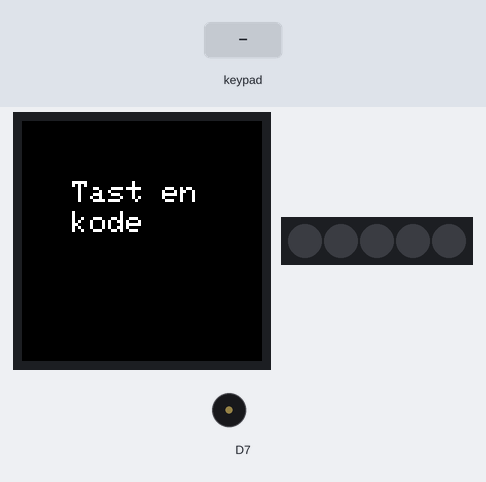
Bench run of a sketch on a simulated Arduino MKR. On the bench: 240×240 colour display, 5 RGB LEDs in strip order, left to right, buzzer (waves = sounding). Inputs (shaded band) come from the test bench. WiFi joins after 1.5 s; servers stay silent unless stated; no MQTT or app messages arrive unless stated; what the sketch prints to the serial monitor is not drawn.

Above: at 3.0 s.
3.1 s: keypad keys 0 1 2 3 4 pressed 1.097 s apart
At 4.9 s:
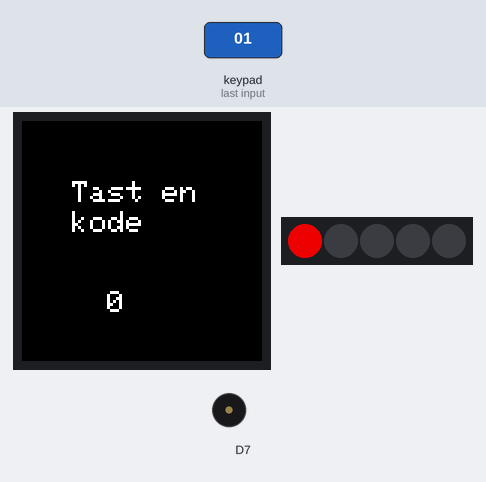
11.8 s: key '1' pressed
At 12.7 s:
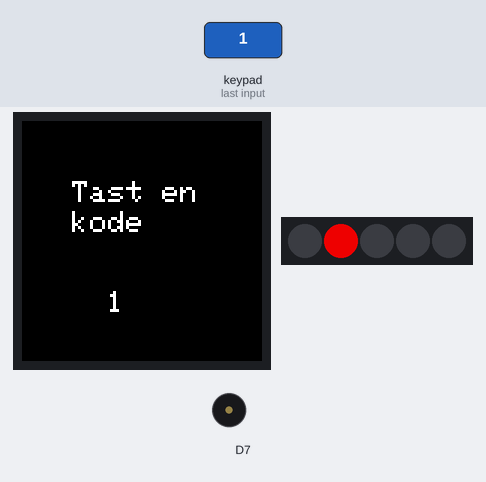
13.6 s: keypad keys 0 1 2 3 4 pressed 1.097 s apart
At 18.3 s:
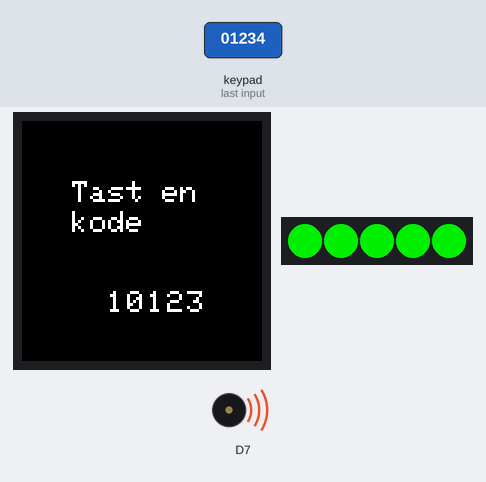
20.5 s: key '0' pressed
At 21.7 s:
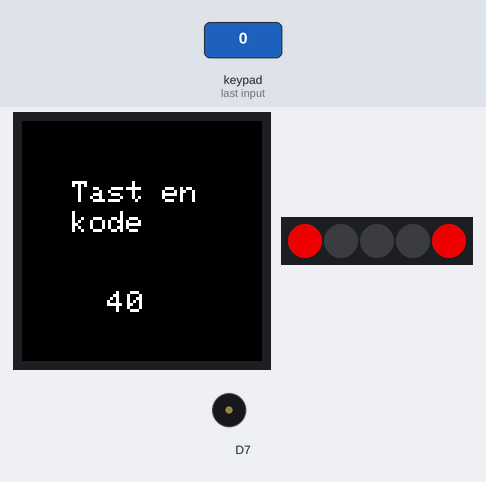
Timing chart, 0 to 23.5 s (numbered marks = the images above; inputs shaded):
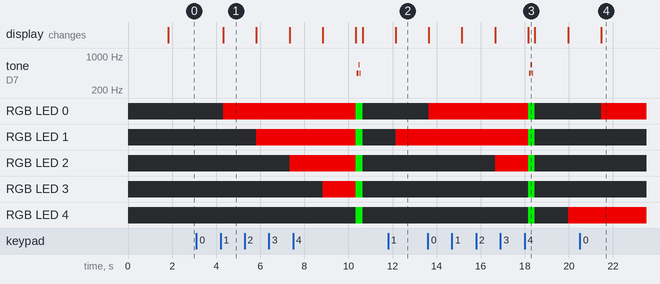

The sketch:

showCase_BTN.ino
```cpp
/* Libray includes */
#include <Arduino_MKRIoTCarrier.h>
#include <WiFiNINA.h>
#include <ArduinoJson.h>
#include <ArduinoMqttClient.h>

/* Document includes */
#include "visuals.h"
#include "pitches.h"
#include "arduino_secrets.h"

/* Init */
MKRIoTCarrier carrier;
WiFiSSLClient WiFiSSLClient;
MqttClient mqttClient(WiFiSSLClient);

/* Farver variabler */
uint32_t colorRed = carrier.leds.Color(200, 0, 0);
uint32_t colorGreen = carrier.leds.Color(0, 200, 0);
uint32_t colorBlue = carrier.leds.Color(0, 0, 200);


/* MQTT  VARIABLER */
const char broker[] = "c2e79bd864f242dea67ba553e17b7e22.s2.eu.hivemq.cloud";
int        port     = 8883;
const char topic[]  = "Kim";

/* Tidsvariabler til at sende data */
const long interval = 1000;
unsigned long previousMillis = 0;

/* Json variable */
String json;
StaticJsonDocument<200> doc;


/* Melodi variable */
int finalMelody[] = {
  NOTE_A4,-4, NOTE_A4,-4, NOTE_A4,16, NOTE_A4,16, NOTE_A4,16, NOTE_A4,16, NOTE_F4,8, REST,8,
  NOTE_A4,-4, NOTE_A4,-4, NOTE_A4,16, NOTE_A4,16, NOTE_A4,16, NOTE_A4,16, NOTE_F4,8, REST,8,
  NOTE_A4,4, NOTE_A4,4, NOTE_A4,4, NOTE_F4,-8, NOTE_C5,16,

  NOTE_A4,4, NOTE_F4,-8, NOTE_C5,16, NOTE_A4,2,//4
  NOTE_E5,4, NOTE_E5,4, NOTE_E5,4, NOTE_F5,-8, NOTE_C5,16,
  NOTE_A4,4, NOTE_F4,-8, NOTE_C5,16, NOTE_A4,2,

  NOTE_A5,4, NOTE_A4,-8, NOTE_A4,16, NOTE_A5,4, NOTE_GS5,-8, NOTE_G5,16, //7
  NOTE_DS5,16, NOTE_D5,16, NOTE_DS5,8, REST,8, NOTE_A4,8, NOTE_DS5,4, NOTE_D5,-8, NOTE_CS5,16,

  NOTE_C5,16, NOTE_B4,16, NOTE_C5,16, REST,8, NOTE_F4,8, NOTE_GS4,4, NOTE_F4,-8, NOTE_A4,-16,//9
  NOTE_C5,4, NOTE_A4,-8, NOTE_C5,16, NOTE_E5,2,

  NOTE_A5,4, NOTE_A4,-8, NOTE_A4,16, NOTE_A5,4, NOTE_GS5,-8, NOTE_G5,16, //7
  NOTE_DS5,16, NOTE_D5,16, NOTE_DS5,8, REST,8, NOTE_A4,8, NOTE_DS5,4, NOTE_D5,-8, NOTE_CS5,16,

  NOTE_C5,16, NOTE_B4,16, NOTE_C5,16, REST,8, NOTE_F4,8, NOTE_GS4,4, NOTE_F4,-8, NOTE_A4,-16,//9
  NOTE_A4,4, NOTE_F4,-8, NOTE_C5,16, NOTE_A4,2,
};

/* Variabler til at holde inputs */
int count = 0;
touchButtons buttons[] = {TOUCH0, TOUCH1, TOUCH2, TOUCH3, TOUCH4};
char buttonNR[] = "01234";
int xCoordinate = 85;
String code = "";

/* Variabler til at læse fra secrets.h */
char ssid[] = SECRET_SSID;
char pass[] = SECRET_PASS;
int status = WL_IDLE_STATUS;


void setup() {

carrier.begin();
CARRIER_CASE = true;

  Serial.begin(9600);
  while (!Serial) {
    ;
  }


  Serial.print("Attempting to connect to WPA SSID: ");
  Serial.println(ssid);
  while (WiFi.begin(ssid, pass) != WL_CONNECTED) {
    Serial.print(".");
    delay(5000);
  }

  Serial.println("You're connected to the network");
  Serial.println();

  mqttClient.setUsernamePassword("Daniel", "Daniel16!");
  Serial.print("Attempting to connect to the MQTT broker: ");
  Serial.println(broker);

  if (!mqttClient.connect(broker, port)) {
    Serial.print("MQTT connection failed! Error code = ");
    Serial.println(mqttClient.connectError());

    while (1);
  }

  Serial.println("You're connected to the MQTT broker!");
  Serial.println();

  defaultDisplay();

}

void loop() {
 delay(1000);
 printData();
 Serial.println("----------------------------------------");
 btnRegister();
}

void defaultDisplay() {
  carrier.display.fillScreen(0x0000);
  carrier.display.setCursor(50, 60);
  carrier.display.setTextSize(3);
  carrier.display.setTextColor(0xFFFF);
  carrier.display.print("Tast en ");
  carrier.display.setCursor(50, 90);
  carrier.display.print("kode");
}


void btnRegister() {
  carrier.Buttons.update();

  for (int i = 0; i < 5; i++) {
    if (carrier.Buttons.onTouchDown(buttons[i])) {
      carrier.display.setCursor(xCoordinate, 170);
      carrier.display.print(buttonNR[i]);
      code += String(buttonNR[i]);
      carrier.leds.setPixelColor(i, colorRed);
      carrier.leds.show();
      count++;
      xCoordinate += 20;

      if (count == 5) {
        carrier.leds.fill(colorGreen, 0, 5);
        carrier.leds.show();
        playMelody();
        carrier.display.fillScreen(0x0000);
        carrier.display.setCursor(60, 30);
        carrier.display.print("Tilykke");
        carrier.display.setCursor(60, 60);
        carrier.display.print("Kom ind");
        carrier.leds.clear();
        carrier.leds.show();
        count = 0;
        xCoordinate = 85;

        doc["code"] = code;
        serializeJson(doc, json);
        serializeJsonPretty(doc, Serial);
        Serial.print(json);

        mqttClient.beginMessage(topic);
        mqttClient.print(json);
        mqttClient.endMessage();

        code = "";
        defaultDisplay();
      }
    }
  }

  delay(500);
}


void printData() {
  Serial.println("Board Info:" );
  IPAddress ip = WiFi.localIP();
  Serial.print("IP Adresse: ");
  Serial.println(ip);

  Serial.println();
  Serial.println("Network Information");
  Serial.print("SSID: ");
  Serial.println(WiFi.SSID());

  long rssi = WiFi.RSSI();
  Serial.print("Signal styrke");
  Serial.println(rssi);
}


void playMelody() {
  int thisNote = 0;
  int noteDuration = 0;
  int pauseBetweenNotes = 0;

  int notes = sizeof(finalMelody) / sizeof(finalMelody[0]) / 2;

  int tempo = 10800;

  while (thisNote < notes * 2) {
    int divider = finalMelody[thisNote + 1];
    if (divider > 0) {
      noteDuration = (60000 * 4) / tempo / divider;
    } else if (divider < 0) {
      noteDuration = (60000 * 4) / tempo / abs(divider);
      noteDuration *= 1.5;
    }

    carrier.Buzzer.sound(finalMelody[thisNote]);
    delay(noteDuration * 0.9);
    carrier.Buzzer.noSound();

    pauseBetweenNotes = noteDuration - (noteDuration * 0.9);
    delay(pauseBetweenNotes);

    thisNote += 2;
  }
}
```

arduino_secrets.h
```cpp
#define SECRET_SSID "Wifi7330"
#define SECRET_PASS "hb262a211"
```

pitches.h
```cpp
/*************************************************
   Public Constants
 *************************************************/

#define NOTE_B0  31
#define NOTE_C1  33
#define NOTE_CS1 35
#define NOTE_D1  37
#define NOTE_DS1 39
#define NOTE_E1  41
#define NOTE_F1  44
#define NOTE_FS1 46
#define NOTE_G1  49
#define NOTE_GS1 52
#define NOTE_A1  55
#define NOTE_AS1 58
#define NOTE_B1  62
#define NOTE_C2  65
#define NOTE_CS2 69
#define NOTE_D2  73
#define NOTE_DS2 78
#define NOTE_E2  82
#define NOTE_F2  87
#define NOTE_FS2 93
#define NOTE_G2  98
#define NOTE_GS2 104
#define NOTE_A2  110
#define NOTE_AS2 117
#define NOTE_B2  123
#define NOTE_C3  131
#define NOTE_CS3 139
#define NOTE_D3  147
#define NOTE_DS3 156
#define NOTE_E3  165
#define NOTE_F3  175
#define NOTE_FS3 185
#define NOTE_G3  196
#define NOTE_GS3 208
#define NOTE_A3  220
#define NOTE_AS3 233
#define NOTE_B3  247
#define NOTE_C4  262
#define NOTE_CS4 277
#define NOTE_D4  294
#define NOTE_DS4 311
#define NOTE_E4  330
#define NOTE_F4  349
#define NOTE_FS4 370
#define NOTE_G4  392
#define NOTE_GS4 415
#define NOTE_A4  440
#define NOTE_AS4 466
#define NOTE_B4  494
#define NOTE_C5  523
#define NOTE_CS5 554
#define NOTE_D5  587
#define NOTE_DS5 622
#define NOTE_E5  659
#define NOTE_F5  698
#define NOTE_FS5 740
#define NOTE_G5  784
#define NOTE_GS5 831
#define NOTE_A5  880
#define NOTE_AS5 932
#define NOTE_B5  988
#define NOTE_C6  1047
#define NOTE_CS6 1109
#define NOTE_D6  1175
#define NOTE_DS6 1245
#define NOTE_E6  1319
#define NOTE_F6  1397
#define NOTE_FS6 1480
#define NOTE_G6  1568
#define NOTE_GS6 1661
#define NOTE_A6  1760
#define NOTE_AS6 1865
#define NOTE_B6  1976
#define NOTE_C7  2093
#define NOTE_CS7 2217
#define NOTE_D7  2349
#define NOTE_DS7 2489
#define NOTE_E7  2637
#define NOTE_F7  2794
#define NOTE_FS7 2960
#define NOTE_G7  3136
#define NOTE_GS7 3322
#define NOTE_A7  3520
#define NOTE_AS7 3729
#define NOTE_B7  3951
#define NOTE_C8  4186
#define NOTE_CS8 4435
#define NOTE_D8  4699
#define NOTE_DS8 4978
#define REST      0
```

Source omitted: visuals.h (data table, 100682 bytes)

Measured:
- after the input at 3.1 s, tone on D7: silent → 440 Hz after 7.3 s, → 659 Hz 0.08 s later, → 440 Hz 0.05 s later, → silent 0.01 s later; RGB LED 0: off → RGB(200, 0, 0) after 1.2 s, → RGB(0, 200, 0) 6.0 s later, → off 0.31 s later
- after the input at 11.8 s, RGB LED 1: off → RGB(200, 0, 0) after 0.34 s; the display: changes after 0.34 s (image 2)
- after the input at 13.6 s, tone on D7: silent → 440 Hz after 4.6 s, → 659 Hz 0.08 s later, → 440 Hz 0.05 s later, → silent 0.01 s later; RGB LED 0: off → RGB(200, 0, 0) after 0.05 s, → RGB(0, 200, 0) 4.5 s later, → off 0.31 s later
- after the input at 20.5 s, RGB LED 0: off → RGB(200, 0, 0) after 0.96 s; the display: changes after 0.96 s (image 4)
